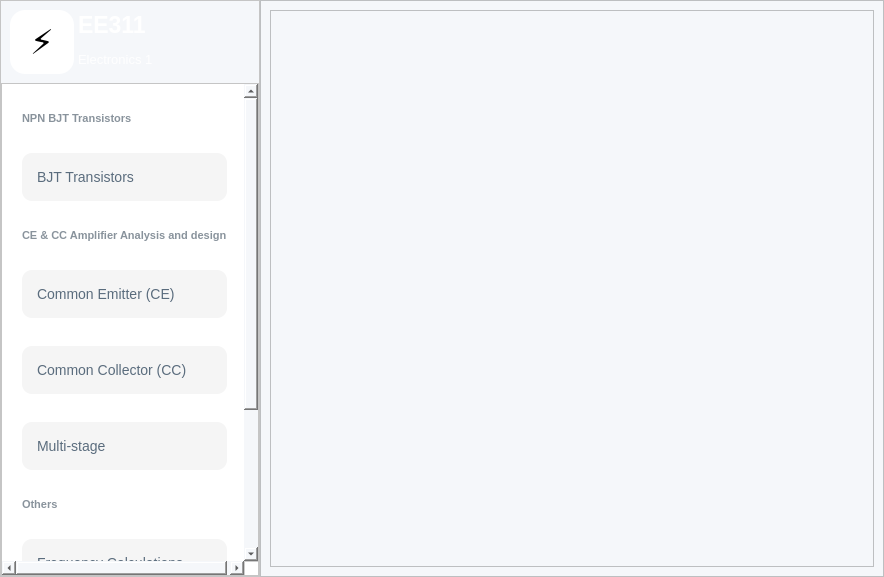
<?xml version="1.0" encoding="UTF-8"?>
<ui version="4.0">
 <class>EE311Calculator</class>
 <widget class="QMainWindow" name="EE311Calculator">
  <property name="geometry">
   <rect>
    <x>0</x>
    <y>0</y>
    <width>884</width>
    <height>577</height>
   </rect>
  </property>
  <property name="minimumSize">
   <size>
    <width>600</width>
    <height>500</height>
   </size>
  </property>
  <property name="windowTitle">
   <string>EE311 - Calculator</string>
  </property>
  <property name="styleSheet">
   <string notr="true">QMainWindow { background-color: #f5f7fa; }</string>
  </property>
  <widget class="QWidget" name="centralwidget">
   <property name="styleSheet">
    <string notr="true">background-color: #f5f7fa;</string>
   </property>
   <layout class="QHBoxLayout" name="mainHorizontalLayout">
    <property name="spacing">
     <number>0</number>
    </property>
    <property name="leftMargin">
     <number>0</number>
    </property>
    <property name="topMargin">
     <number>0</number>
    </property>
    <property name="rightMargin">
     <number>0</number>
    </property>
    <property name="bottomMargin">
     <number>0</number>
    </property>
    <item>
     <widget class="QFrame" name="sidebarFrame">
      <property name="sizePolicy">
       <sizepolicy hsizetype="Expanding" vsizetype="Expanding">
        <horstretch>0</horstretch>
        <verstretch>0</verstretch>
       </sizepolicy>
      </property>
      <property name="minimumSize">
       <size>
        <width>100</width>
        <height>0</height>
       </size>
      </property>
      <property name="maximumSize">
       <size>
        <width>260</width>
        <height>16777215</height>
       </size>
      </property>
      <property name="styleSheet">
       <string notr="true">QFrame { background-color: white; }</string>
      </property>
      <property name="frameShape">
       <enum>QFrame::Shape::StyledPanel</enum>
      </property>
      <layout class="QVBoxLayout" name="sidebarLayout">
       <property name="spacing">
        <number>0</number>
       </property>
       <property name="leftMargin">
        <number>0</number>
       </property>
       <property name="topMargin">
        <number>0</number>
       </property>
       <property name="rightMargin">
        <number>0</number>
       </property>
       <property name="bottomMargin">
        <number>0</number>
       </property>
       <item>
        <widget class="QWidget" name="headerWidget" native="true">
         <property name="enabled">
          <bool>true</bool>
         </property>
         <property name="minimumSize">
          <size>
           <width>0</width>
           <height>50</height>
          </size>
         </property>
         <property name="maximumSize">
          <size>
           <width>16777215</width>
           <height>90</height>
          </size>
         </property>
         <property name="styleSheet">
          <string notr="true">/* ===== Background Gradient ===== */
QWidget {
    background: qlineargradient(
        x1: 0, y1: 0,
        x2: 1, y2: 1,
        stop: 0 #667EEA,   /* start color */
        stop: 1 #764BA2    /* end color */
    );
    font-family: &quot;Segoe UI&quot;;
}
</string>
         </property>
         <layout class="QVBoxLayout" name="verticalLayout">
          <item>
           <layout class="QHBoxLayout" name="horizontalLayout">
            <property name="spacing">
             <number>4</number>
            </property>
            <item>
             <widget class="QLabel" name="logoIconLabel">
              <property name="minimumSize">
               <size>
                <width>64</width>
                <height>64</height>
               </size>
              </property>
              <property name="maximumSize">
               <size>
                <width>64</width>
                <height>64</height>
               </size>
              </property>
              <property name="styleSheet">
               <string notr="true">background-color: white; border-radius: 15px; font-size: 34px;</string>
              </property>
              <property name="text">
               <string>⚡</string>
              </property>
              <property name="alignment">
               <set>Qt::AlignmentFlag::AlignCenter</set>
              </property>
             </widget>
            </item>
            <item>
             <layout class="QVBoxLayout" name="logoTextLayout">
              <property name="spacing">
               <number>4</number>
              </property>
              <item>
               <widget class="QLabel" name="labelLogoTitle">
                <property name="styleSheet">
                 <string notr="true">color: white; font-size: 23px; font-weight: 800; background: transparent;</string>
                </property>
                <property name="text">
                 <string>EE311</string>
                </property>
               </widget>
              </item>
              <item>
               <widget class="QLabel" name="labelLogoSubtitle">
                <property name="styleSheet">
                 <string notr="true">color: rgba(255,255,255,0.95); font-size: 13px; background: transparent;</string>
                </property>
                <property name="text">
                 <string>Electronics 1</string>
                </property>
               </widget>
              </item>
             </layout>
            </item>
           </layout>
          </item>
         </layout>
        </widget>
       </item>
       <item>
        <widget class="QScrollArea" name="navScrollArea">
         <property name="styleSheet">
          <string notr="true">/* ===== VERTICAL SCROLLBAR ===== */
QScrollBar:vertical {
    width: 12px;
    background: rgba(255, 255, 255, 0.05);  /* subtle track */
    margin: 0px 0px 0px 0;  /* TOP RIGHT BOTTOM LEFT */
    border-radius: 6px;
}

QScrollBar::handle:vertical {
    background: rgba(120, 120, 120, 0.35);  /* glassy thumb */
    border-radius: 6px;
    min-height: 30px;
    border: 1px solid rgba(255, 255, 255, 0.2); /* subtle highlight */
}

QScrollBar::handle:vertical:hover {
    background: rgba(120, 120, 120, 0.55);
}

/* Up/Down buttons */
QScrollBar::add-line:vertical,
QScrollBar::sub-line:vertical {
    height: 16px;
    background: rgba(180, 180, 180, 0.35);
    border-radius: 4px;
}

/* Arrow icons */
QScrollBar::up-arrow:vertical,
QScrollBar::down-arrow:vertical {
    width: 6px;
    height: 6px;
    background: transparent;
}

/* Remove the blank area inside */
QScrollBar::add-page:vertical,
QScrollBar::sub-page:vertical {
    background: none;
}</string>
         </property>
         <property name="widgetResizable">
          <bool>true</bool>
         </property>
         <widget class="QWidget" name="navScrollContent">
          <property name="geometry">
           <rect>
            <x>0</x>
            <y>-60</y>
            <width>244</width>
            <height>719</height>
           </rect>
          </property>
          <property name="styleSheet">
           <string notr="true">background-color: white;</string>
          </property>
          <layout class="QVBoxLayout" name="navMainLayout">
           <property name="spacing">
            <number>28</number>
           </property>
           <property name="leftMargin">
            <number>20</number>
           </property>
           <property name="topMargin">
            <number>28</number>
           </property>
           <property name="rightMargin">
            <number>20</number>
           </property>
           <property name="bottomMargin">
            <number>28</number>
           </property>
           <item>
            <widget class="QLabel" name="dashboardSectionLabel">
             <property name="styleSheet">
              <string notr="true">color: rgb(137, 147, 156); font-size: 11px; font-weight: 800; background: transparent;</string>
             </property>
             <property name="text">
              <string>NPN BJT Transistors</string>
             </property>
            </widget>
           </item>
           <item>
            <widget class="QPushButton" name="buttonBjtTransistor">
             <property name="minimumSize">
              <size>
               <width>0</width>
               <height>48</height>
              </size>
             </property>
             <property name="cursor">
              <cursorShape>PointingHandCursor</cursorShape>
             </property>
             <property name="styleSheet">
              <string notr="true">QPushButton {
    background-color: rgb(245, 245, 245);
    border: none;
    border-radius: 10px;
    color: #5a6c7d;
    font-size: 14px;
    text-align: left;
    padding-left: 15px;
}

QPushButton:hover {
    background-color: rgb(200, 200, 200);
    color: #8c6fff;  /* slightly purple-ish on hover */
}

/* CHECKED / TOGGLED STATE */
QPushButton:checked {
    background-color: rgba(140, 111, 255, 0.10);  /* faint purple */
    color: #8c6fff; 
    font-weight: bold;
    border-left: 4px solid #8c6fff;
    padding-left: 11px; /* adjust so bar doesn’t push content too far */
}

/* PRESSED STATE (optional but clean) */
QPushButton:pressed {
    background-color: rgba(140, 111, 255, 0.18);  /* slightly darker purple on press */
}
</string>
             </property>
             <property name="text">
              <string>BJT Transistors</string>
             </property>
             <property name="checkable">
              <bool>true</bool>
             </property>
             <attribute name="buttonGroup">
              <string notr="true">buttonGroupSubmenus</string>
             </attribute>
            </widget>
           </item>
           <item>
            <widget class="QLabel" name="userMgmtLabel">
             <property name="styleSheet">
              <string notr="true">color: rgb(137, 147, 156); font-size: 11px; font-weight: 800; background: transparent;</string>
             </property>
             <property name="text">
              <string>CE &amp; CC Amplifier Analysis and design</string>
             </property>
            </widget>
           </item>
           <item>
            <widget class="QPushButton" name="buttonCommonEmitter">
             <property name="minimumSize">
              <size>
               <width>0</width>
               <height>48</height>
              </size>
             </property>
             <property name="cursor">
              <cursorShape>PointingHandCursor</cursorShape>
             </property>
             <property name="styleSheet">
              <string notr="true">QPushButton {
    background-color: rgb(245, 245, 245);
    border: none;
    border-radius: 10px;
    color: #5a6c7d;
    font-size: 14px;
    text-align: left;
    padding-left: 15px;
}

QPushButton:hover {
    background-color: rgb(200, 200, 200);
    color: #8c6fff;  /* slightly purple-ish on hover */
}

/* CHECKED / TOGGLED STATE */
QPushButton:checked {
    background-color: rgba(140, 111, 255, 0.10);  /* faint purple */
    color: #8c6fff; 
    font-weight: bold;
    border-left: 4px solid #8c6fff;
    padding-left: 11px; /* adjust so bar doesn’t push content too far */
}

/* PRESSED STATE (optional but clean) */
QPushButton:pressed {
    background-color: rgba(140, 111, 255, 0.18);  /* slightly darker purple on press */
}
</string>
             </property>
             <property name="text">
              <string>Common Emitter (CE)</string>
             </property>
             <property name="checkable">
              <bool>true</bool>
             </property>
             <attribute name="buttonGroup">
              <string notr="true">buttonGroupSubmenus</string>
             </attribute>
            </widget>
           </item>
           <item>
            <widget class="QPushButton" name="buttonCommonCollector">
             <property name="minimumSize">
              <size>
               <width>0</width>
               <height>48</height>
              </size>
             </property>
             <property name="cursor">
              <cursorShape>PointingHandCursor</cursorShape>
             </property>
             <property name="styleSheet">
              <string notr="true">QPushButton {
    background-color: rgb(245, 245, 245);
    border: none;
    border-radius: 10px;
    color: #5a6c7d;
    font-size: 14px;
    text-align: left;
    padding-left: 15px;
}

QPushButton:hover {
    background-color: rgb(200, 200, 200);
    color: #8c6fff;  /* slightly purple-ish on hover */
}

/* CHECKED / TOGGLED STATE */
QPushButton:checked {
    background-color: rgba(140, 111, 255, 0.10);  /* faint purple */
    color: #8c6fff; 
    font-weight: bold;
    border-left: 4px solid #8c6fff;
    padding-left: 11px; /* adjust so bar doesn’t push content too far */
}

/* PRESSED STATE (optional but clean) */
QPushButton:pressed {
    background-color: rgba(140, 111, 255, 0.18);  /* slightly darker purple on press */
}
</string>
             </property>
             <property name="text">
              <string>Common Collector (CC)</string>
             </property>
             <property name="checkable">
              <bool>true</bool>
             </property>
             <attribute name="buttonGroup">
              <string notr="true">buttonGroupSubmenus</string>
             </attribute>
            </widget>
           </item>
           <item>
            <widget class="QPushButton" name="buttonCommonCollector_2">
             <property name="minimumSize">
              <size>
               <width>0</width>
               <height>48</height>
              </size>
             </property>
             <property name="cursor">
              <cursorShape>PointingHandCursor</cursorShape>
             </property>
             <property name="styleSheet">
              <string notr="true">QPushButton {
    background-color: rgb(245, 245, 245);
    border: none;
    border-radius: 10px;
    color: #5a6c7d;
    font-size: 14px;
    text-align: left;
    padding-left: 15px;
}

QPushButton:hover {
    background-color: rgb(200, 200, 200);
    color: #8c6fff;  /* slightly purple-ish on hover */
}

/* CHECKED / TOGGLED STATE */
QPushButton:checked {
    background-color: rgba(140, 111, 255, 0.10);  /* faint purple */
    color: #8c6fff; 
    font-weight: bold;
    border-left: 4px solid #8c6fff;
    padding-left: 11px; /* adjust so bar doesn’t push content too far */
}

/* PRESSED STATE (optional but clean) */
QPushButton:pressed {
    background-color: rgba(140, 111, 255, 0.18);  /* slightly darker purple on press */
}
</string>
             </property>
             <property name="text">
              <string>Multi-stage</string>
             </property>
             <property name="checkable">
              <bool>true</bool>
             </property>
             <attribute name="buttonGroup">
              <string notr="true">buttonGroupSubmenus</string>
             </attribute>
            </widget>
           </item>
           <item>
            <widget class="QLabel" name="courseMgmtLabel">
             <property name="styleSheet">
              <string notr="true">color: rgb(137, 147, 156); font-size: 11px; font-weight: 800; background: transparent;</string>
             </property>
             <property name="text">
              <string>Others</string>
             </property>
            </widget>
           </item>
           <item>
            <widget class="QPushButton" name="buttonFrequencyCalculations">
             <property name="minimumSize">
              <size>
               <width>0</width>
               <height>48</height>
              </size>
             </property>
             <property name="cursor">
              <cursorShape>PointingHandCursor</cursorShape>
             </property>
             <property name="styleSheet">
              <string notr="true">QPushButton {
    background-color: rgb(245, 245, 245);
    border: none;
    border-radius: 10px;
    color: #5a6c7d;
    font-size: 14px;
    text-align: left;
    padding-left: 15px;
}

QPushButton:hover {
    background-color: rgb(200, 200, 200);
    color: #8c6fff;  /* slightly purple-ish on hover */
}

/* CHECKED / TOGGLED STATE */
QPushButton:checked {
    background-color: rgba(140, 111, 255, 0.10);  /* faint purple */
    color: #8c6fff; 
    font-weight: bold;
    border-left: 4px solid #8c6fff;
    padding-left: 11px; /* adjust so bar doesn’t push content too far */
}

/* PRESSED STATE (optional but clean) */
QPushButton:pressed {
    background-color: rgba(140, 111, 255, 0.18);  /* slightly darker purple on press */
}
</string>
             </property>
             <property name="text">
              <string>Frequency Calculations</string>
             </property>
             <property name="checkable">
              <bool>true</bool>
             </property>
             <attribute name="buttonGroup">
              <string notr="true">buttonGroupSubmenus</string>
             </attribute>
            </widget>
           </item>
           <item>
            <widget class="QPushButton" name="buttonViewPrereqs">
             <property name="minimumSize">
              <size>
               <width>0</width>
               <height>48</height>
              </size>
             </property>
             <property name="cursor">
              <cursorShape>PointingHandCursor</cursorShape>
             </property>
             <property name="styleSheet">
              <string notr="true">QPushButton {
    background-color: rgb(245, 245, 245);
    border: none;
    border-radius: 10px;
    color: #5a6c7d;
    font-size: 14px;
    text-align: left;
    padding-left: 15px;
}

QPushButton:hover {
    background-color: rgb(200, 200, 200);
    color: #8c6fff;  /* slightly purple-ish on hover */
}

/* CHECKED / TOGGLED STATE */
QPushButton:checked {
    background-color: rgba(140, 111, 255, 0.10);  /* faint purple */
    color: #8c6fff; 
    font-weight: bold;
    border-left: 4px solid #8c6fff;
    padding-left: 11px; /* adjust so bar doesn’t push content too far */
}

/* PRESSED STATE (optional but clean) */
QPushButton:pressed {
    background-color: rgba(140, 111, 255, 0.18);  /* slightly darker purple on press */
}
</string>
             </property>
             <property name="text">
              <string>MOSFETs</string>
             </property>
             <property name="checkable">
              <bool>true</bool>
             </property>
             <attribute name="buttonGroup">
              <string notr="true">buttonGroupSubmenus</string>
             </attribute>
            </widget>
           </item>
           <item>
            <spacer name="navVerticalSpacer">
             <property name="orientation">
              <enum>Qt::Orientation::Vertical</enum>
             </property>
             <property name="sizeHint" stdset="0">
              <size>
               <width>20</width>
               <height>40</height>
              </size>
             </property>
            </spacer>
           </item>
           <item>
            <widget class="QPushButton" name="buttonLogout">
             <property name="minimumSize">
              <size>
               <width>0</width>
               <height>50</height>
              </size>
             </property>
             <property name="cursor">
              <cursorShape>PointingHandCursor</cursorShape>
             </property>
             <property name="styleSheet">
              <string notr="true">QPushButton {
    background-color: #fff5f5;
    border: 2px solid #fed7d7;
    border-radius: 12px;
    color: #e53e3e;
    font-weight: 700;
    font-size: 14px;
    text-align: left;
    padding-left: 18px;
    /* Add subtle shadow for depth */
    box-shadow: 0px 2px 4px rgba(0, 0, 0, 0.1);
}

/* Hover effect */
QPushButton:hover {
    background-color: #fed7d7;
}

/* Pressed effect */
QPushButton:pressed {
    background-color: #fbb6b6; /* slightly darker */
    padding-left: 20px;        /* move text slightly right to simulate press */
    padding-top: 2px;          /* move text slightly down */
    border-color: #f56565;     /* darker border */
}
</string>
             </property>
             <property name="text">
              <string>🚪  Exit</string>
             </property>
            </widget>
           </item>
          </layout>
         </widget>
        </widget>
       </item>
      </layout>
     </widget>
    </item>
    <item>
     <widget class="QWidget" name="mainContentWidget" native="true">
      <property name="styleSheet">
       <string notr="true">background-color: #f5f7fa;</string>
      </property>
      <layout class="QVBoxLayout" name="mainContentLayout">
       <property name="spacing">
        <number>0</number>
       </property>
       <property name="leftMargin">
        <number>0</number>
       </property>
       <property name="topMargin">
        <number>0</number>
       </property>
       <property name="rightMargin">
        <number>0</number>
       </property>
       <property name="bottomMargin">
        <number>0</number>
       </property>
       <item>
        <widget class="QFrame" name="frame">
         <property name="frameShape">
          <enum>QFrame::Shape::StyledPanel</enum>
         </property>
         <property name="frameShadow">
          <enum>QFrame::Shadow::Raised</enum>
         </property>
         <layout class="QVBoxLayout" name="verticalLayout_3">
          <item>
           <widget class="QScrollArea" name="scrollArea">
            <property name="styleSheet">
             <string notr="true">
/* ===== VERTICAL SCROLLBAR ===== */
QScrollBar:vertical {
    width: 12px;
    background: rgba(255, 255, 255, 0.05);  /* subtle track */
    margin: 0px 0px 0px 0;  /* TOP RIGHT BOTTOM LEFT */
    border-radius: 6px;
}

QScrollBar::handle:vertical {
    background: rgba(120, 120, 120, 0.35);  /* glassy thumb */
    border-radius: 6px;
    min-height: 30px;
    border: 1px solid rgba(255, 255, 255, 0.2); /* subtle highlight */
}

QScrollBar::handle:vertical:hover {
    background: rgba(120, 120, 120, 0.55);
}

/* Up/Down buttons */
QScrollBar::add-line:vertical,
QScrollBar::sub-line:vertical {
    height: 16px;
    background: rgba(180, 180, 180, 0.35);
    border-radius: 4px;
}

/* Arrow icons */
QScrollBar::up-arrow:vertical,
QScrollBar::down-arrow:vertical {
    width: 6px;
    height: 6px;
    background: transparent;
}

/* Remove the blank area inside */
QScrollBar::add-page:vertical,
QScrollBar::sub-page:vertical {
    background: none;
}
/* ===== HORIZONTAL SCROLLBAR ===== */
QScrollBar:horizontal {
    height: 12px;
    background: rgba(255, 255, 255, 0.05);  /* subtle track */
    margin: 0px 0 0px 0;  /* TOP RIGHT BOTTOM LEFT */
    border-radius: 6px;
}

QScrollBar::handle:horizontal {
    background: rgba(120, 120, 120, 0.35);  /* glassy thumb */
    border-radius: 6px;
    min-width: 30px;
    border: 1px solid rgba(255, 255, 255, 0.2); /* subtle highlight */
}

QScrollBar::handle:horizontal:hover {
    background: rgba(120, 120, 120, 0.55);
}

/* Left/Right buttons */
QScrollBar::add-line:horizontal,
QScrollBar::sub-line:horizontal {
    width: 16px;
    background: rgba(180, 180, 180, 0.35);
    border-radius: 4px;
}

/* Arrow icons */
QScrollBar::left-arrow:horizontal,
QScrollBar::right-arrow:horizontal {
    width: 6px;
    height: 6px;
    background: transparent;
}

/* Remove the blank area inside */
QScrollBar::add-page:horizontal,
QScrollBar::sub-page:horizontal {
    background: none;
}
</string>
            </property>
            <property name="verticalScrollBarPolicy">
             <enum>Qt::ScrollBarPolicy::ScrollBarAsNeeded</enum>
            </property>
            <property name="horizontalScrollBarPolicy">
             <enum>Qt::ScrollBarPolicy::ScrollBarAsNeeded</enum>
            </property>
            <property name="widgetResizable">
             <bool>true</bool>
            </property>
            <widget class="QWidget" name="scrollAreaWidgetContents">
             <property name="geometry">
              <rect>
               <x>0</x>
               <y>0</y>
               <width>602</width>
               <height>555</height>
              </rect>
             </property>
             <layout class="QVBoxLayout" name="verticalLayout_4">
              <item>
               <widget class="QStackedWidget" name="stackedWidget">
                <property name="currentIndex">
                 <number>5</number>
                </property>
                <widget class="QWidget" name="page0Profile"/>
                <widget class="QWidget" name="page1AllStudents"/>
                <widget class="QWidget" name="page2PendingRequests"/>
                <widget class="QWidget" name="page3ManageFaculty"/>
                <widget class="QWidget" name="page4ManageCourses"/>
                <widget class="QWidget" name="page5ManageSections"/>
               </widget>
              </item>
             </layout>
            </widget>
           </widget>
          </item>
         </layout>
        </widget>
       </item>
      </layout>
     </widget>
    </item>
   </layout>
  </widget>
 </widget>
 <resources/>
 <connections/>
 <buttongroups>
  <buttongroup name="buttonGroupSubmenus"/>
 </buttongroups>
</ui>
